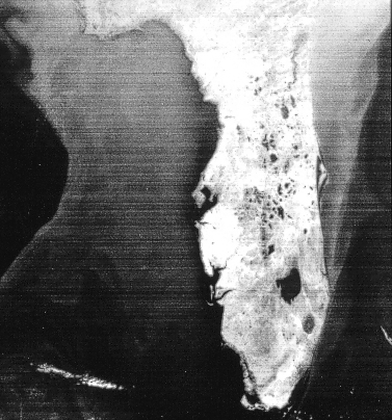
%> input picture Tarefas/atv7/pratica7.png, 392 x 420 px, shrunk from 754 x 808 before the run
$ octave atv7.m   (GNU Octave 9; MATLAB toolbox functions it lacks are replaced by stand-ins)
%> lines starting %> are read from the running program, lines starting %| are printed output that depends on the picture; in (x1, y1, x2, y2) boxes, pixels count from 0 and x2, y2 are one past the last pixel; in counts of white or black regions, pixels touching at a corner belong together; the program's own positions count from 1
pkg load image;

img = imread("pratica7.png");
%> img is the input picture: size 420x392 uint8; min 4, max 255, mean 109.3
figure, imshow(img);

sz = size(img);
%> sz = [420 392]
img = im2double(img);
%> img: size 420x392 double

spectre = fft2(img, sz(1) * 2, sz(2) * 2);
fourier = fftshift(spectre);               #Passo 5
spectre = abs(fourier);                    #Passo 6

newImg = uint8(spectre);
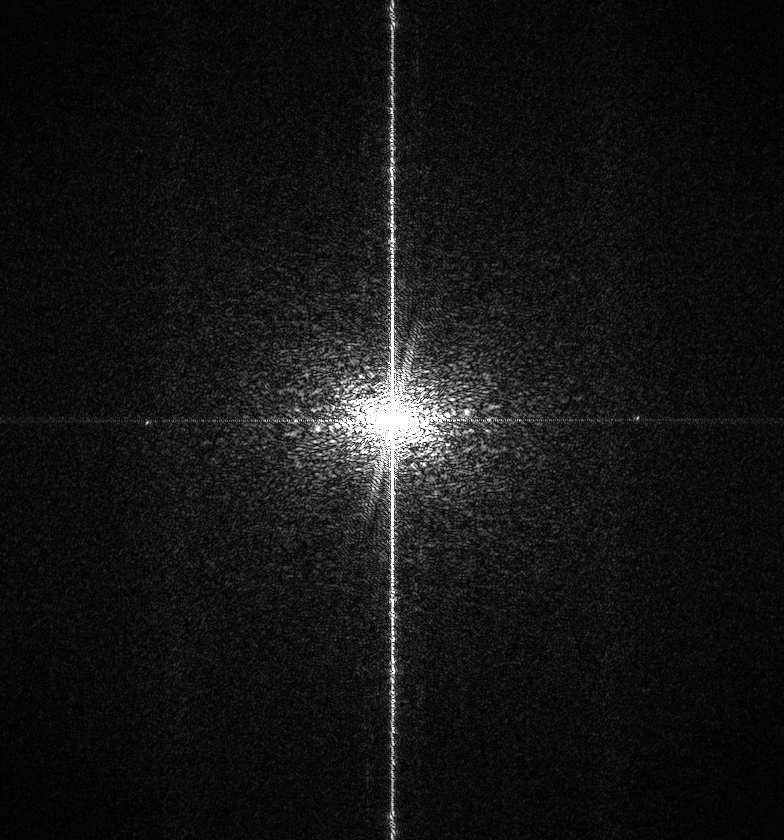
%> newImg: size 840x784 uint8; min 0, max 255, mean 20.8
figure, imshow(newImg);

filter = zeros(sz(1)*2,sz(2)*2,"double");

for i = 1 : sz(1)*2
  for j = 1 : sz(2)*2
      filter(i,j) = 1;
  end
end
%> filter: size 840x784 double; every value is 1

for i = 1 : sz(2)*2
  if i<sz(2)-7 || i>sz(2)+7
    filter(sz(1),i) = 0;
  endif
end
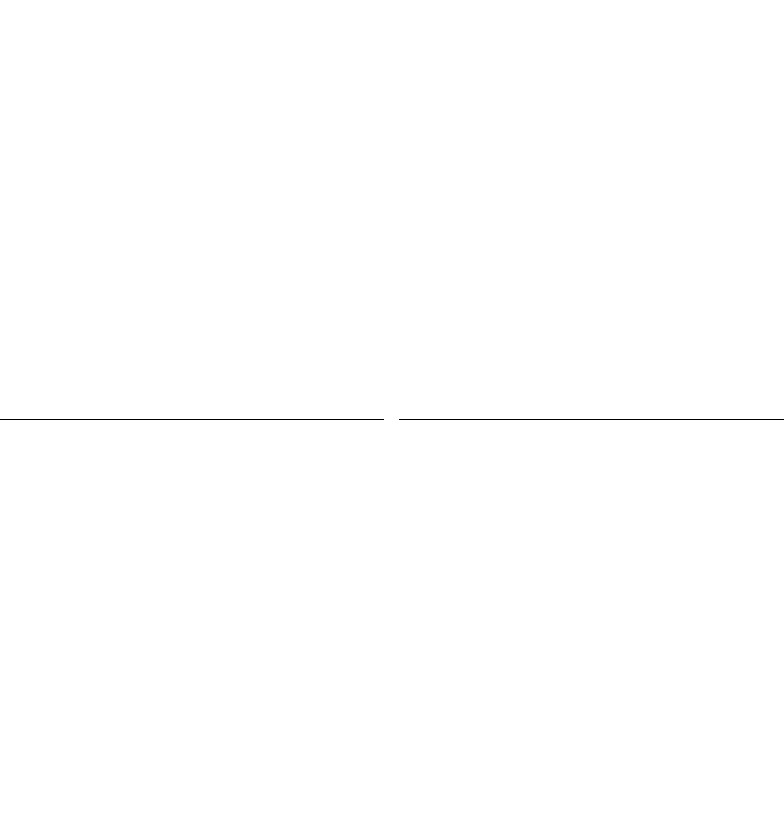
%> filter: size 840x784 double; values 0 (black) and 1 (white), 99.9% white; black in thin lines or dots, all inside (x1, y1, x2, y2) = (0, 419, 784, 420)
imwrite(filter, "filtro.png")
figure, imshow(filter);

fourier = fourier .* filter;
spectre = spectre .* filter;
figure, imshow(uint8(spectre));
M = ifftshift(fourier);
M = ifft2(M);
M = real(M);
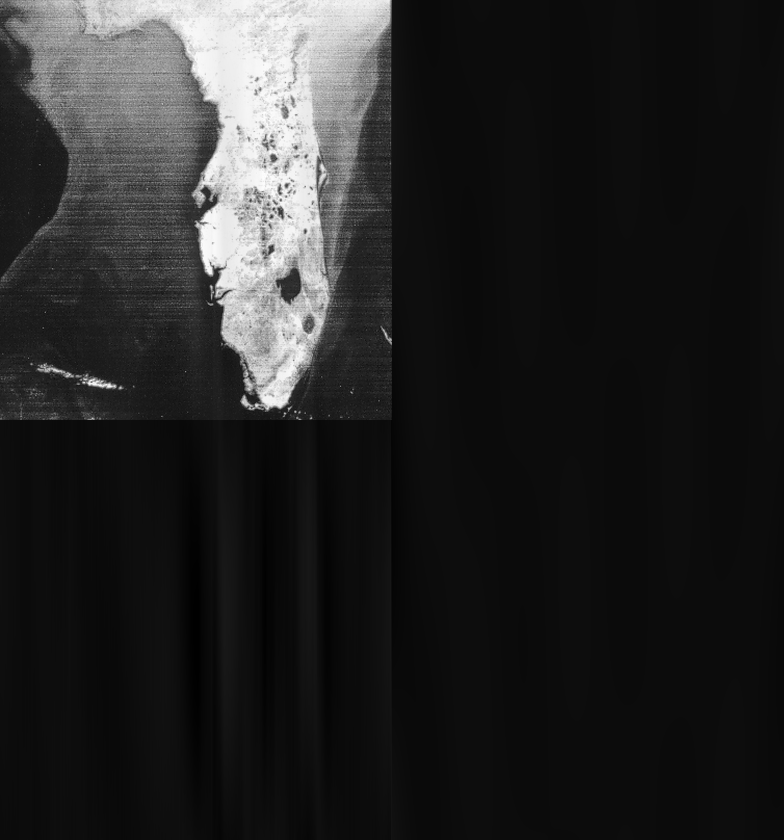
%> M: size 840x784 double; min -0.0531, max 1.05, mean 0.107; drawn with min black and max white
#figure, imshow(im2uint8(M));

MP = (size(M))(1);
%> MP = 840
MQ = (size(M))(2);
%> MQ = 784
final = zeros (MP / 2, MQ / 2);

for i = 1 : MP / 2
   for j = 1 : MQ / 2
     final(i, j) = M(i, j);
   endfor
endfor

figure, imshow(final);

$ run again, with Tarefas/atv7/espectro.png copied over Tarefas/atv7/pratica7.png
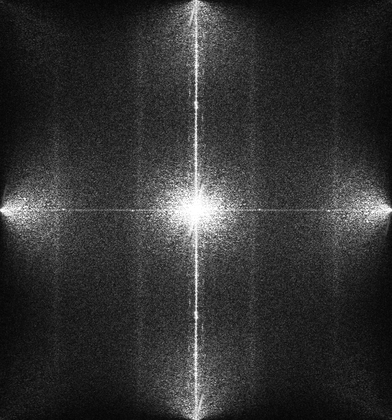
%> input picture Tarefas/atv7/espectro.png, 392 x 420 px, shrunk from 1508 x 1616 before the run
%> img is the input picture: size 420x392 uint8; min 3, max 255, mean 49.7
%> img: size 420x392 double
%> `newImg = uint8(spectre);`:
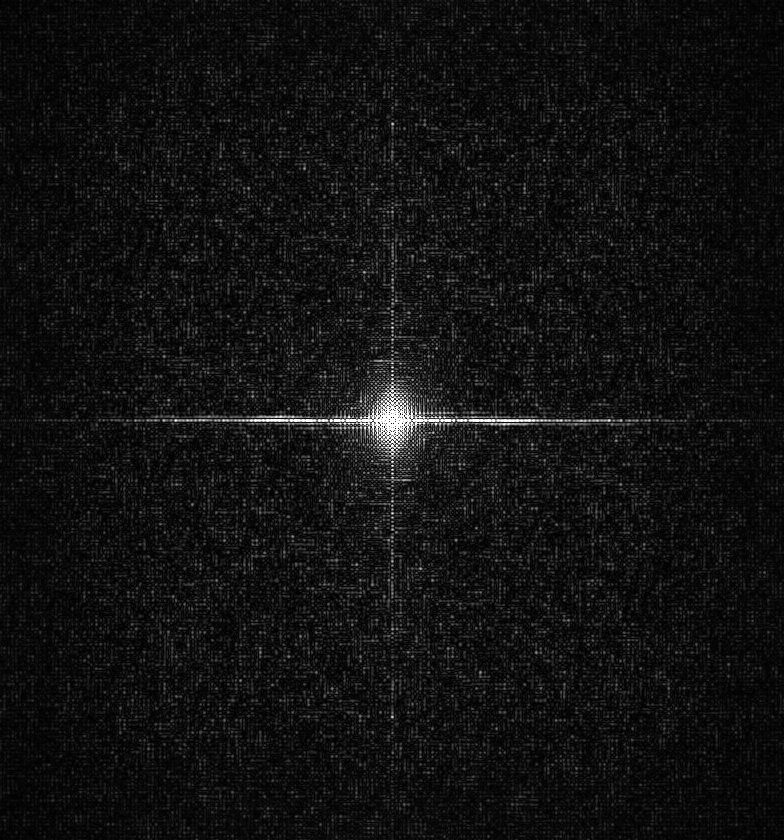
%> newImg: size 840x784 uint8; min 0, max 255, mean 17.7
%> `M = real(M);`:
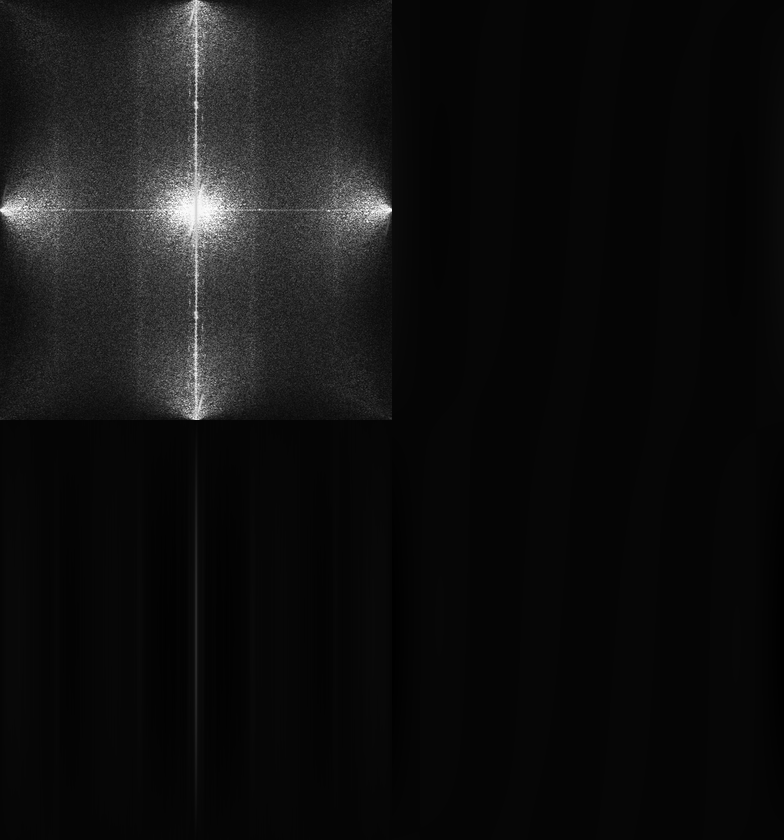
%> M: size 840x784 double; min -0.024, max 1.02, mean 0.0487; drawn with min black and max white
